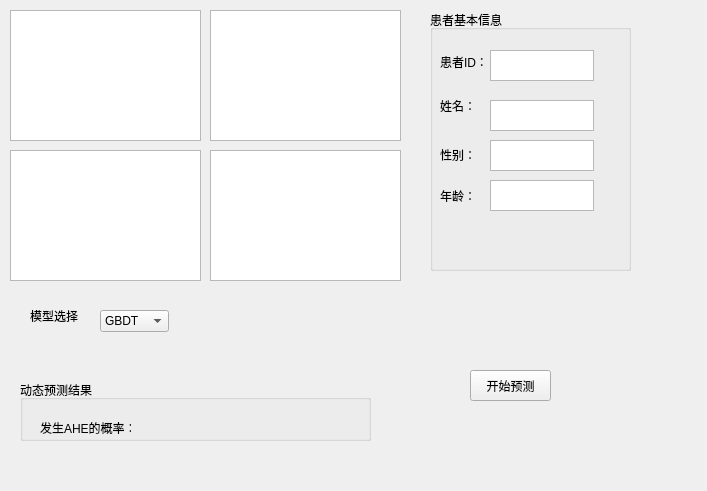
<?xml version="1.0" encoding="UTF-8"?>
<ui version="4.0">
 <class>Form</class>
 <widget class="QWidget" name="Form">
  <property name="geometry">
   <rect>
    <x>0</x>
    <y>0</y>
    <width>707</width>
    <height>491</height>
   </rect>
  </property>
  <property name="windowTitle">
   <string>ICU患者急性低血压预警系统V1.0</string>
  </property>
  <widget class="QGroupBox" name="groupBox">
   <property name="geometry">
    <rect>
     <x>430</x>
     <y>10</y>
     <width>201</width>
     <height>261</height>
    </rect>
   </property>
   <property name="title">
    <string>患者基本信息</string>
   </property>
   <widget class="QLabel" name="label">
    <property name="geometry">
     <rect>
      <x>10</x>
      <y>30</y>
      <width>158</width>
      <height>44</height>
     </rect>
    </property>
    <property name="text">
     <string>患者ID：</string>
    </property>
   </widget>
   <widget class="QPlainTextEdit" name="plainTextEdit_4">
    <property name="geometry">
     <rect>
      <x>60</x>
      <y>40</y>
      <width>104</width>
      <height>31</height>
     </rect>
    </property>
   </widget>
   <widget class="QLabel" name="label_4">
    <property name="geometry">
     <rect>
      <x>10</x>
      <y>110</y>
      <width>158</width>
      <height>69</height>
     </rect>
    </property>
    <property name="text">
     <string>性别：</string>
    </property>
   </widget>
   <widget class="QLabel" name="label_5">
    <property name="geometry">
     <rect>
      <x>10</x>
      <y>70</y>
      <width>91</width>
      <height>51</height>
     </rect>
    </property>
    <property name="text">
     <string>姓名：</string>
    </property>
   </widget>
   <widget class="QLabel" name="label_3">
    <property name="geometry">
     <rect>
      <x>10</x>
      <y>160</y>
      <width>158</width>
      <height>51</height>
     </rect>
    </property>
    <property name="text">
     <string>年龄：</string>
    </property>
   </widget>
   <widget class="QPlainTextEdit" name="plainTextEdit">
    <property name="geometry">
     <rect>
      <x>60</x>
      <y>90</y>
      <width>104</width>
      <height>31</height>
     </rect>
    </property>
   </widget>
   <widget class="QPlainTextEdit" name="plainTextEdit_3">
    <property name="geometry">
     <rect>
      <x>60</x>
      <y>130</y>
      <width>104</width>
      <height>31</height>
     </rect>
    </property>
   </widget>
   <widget class="QPlainTextEdit" name="plainTextEdit_5">
    <property name="geometry">
     <rect>
      <x>60</x>
      <y>170</y>
      <width>104</width>
      <height>31</height>
     </rect>
    </property>
   </widget>
  </widget>
  <widget class="QGraphicsView" name="graphicsView">
   <property name="geometry">
    <rect>
     <x>10</x>
     <y>10</y>
     <width>191</width>
     <height>131</height>
    </rect>
   </property>
  </widget>
  <widget class="QGraphicsView" name="graphicsView_2">
   <property name="geometry">
    <rect>
     <x>210</x>
     <y>10</y>
     <width>191</width>
     <height>131</height>
    </rect>
   </property>
  </widget>
  <widget class="QGraphicsView" name="graphicsView_3">
   <property name="geometry">
    <rect>
     <x>210</x>
     <y>150</y>
     <width>191</width>
     <height>131</height>
    </rect>
   </property>
  </widget>
  <widget class="QGraphicsView" name="graphicsView_4">
   <property name="geometry">
    <rect>
     <x>10</x>
     <y>150</y>
     <width>191</width>
     <height>131</height>
    </rect>
   </property>
  </widget>
  <widget class="QLabel" name="label_2">
   <property name="geometry">
    <rect>
     <x>30</x>
     <y>310</y>
     <width>54</width>
     <height>12</height>
    </rect>
   </property>
   <property name="text">
    <string>模型选择</string>
   </property>
  </widget>
  <widget class="QComboBox" name="comboBox">
   <property name="geometry">
    <rect>
     <x>100</x>
     <y>310</y>
     <width>69</width>
     <height>22</height>
    </rect>
   </property>
   <item>
    <property name="text">
     <string>GBDT</string>
    </property>
   </item>
   <item>
    <property name="text">
     <string>SVM</string>
    </property>
   </item>
   <item>
    <property name="text">
     <string>LR</string>
    </property>
   </item>
   <item>
    <property name="text">
     <string>XGB</string>
    </property>
   </item>
   <item>
    <property name="text">
     <string>RF</string>
    </property>
   </item>
   <item>
    <property name="text">
     <string>AdaBoost</string>
    </property>
   </item>
   <item>
    <property name="text">
     <string>Ensemble</string>
    </property>
   </item>
  </widget>
  <widget class="QGroupBox" name="groupBox_2">
   <property name="geometry">
    <rect>
     <x>20</x>
     <y>380</y>
     <width>351</width>
     <height>61</height>
    </rect>
   </property>
   <property name="title">
    <string>动态预测结果</string>
   </property>
   <widget class="QLabel" name="label_10">
    <property name="geometry">
     <rect>
      <x>20</x>
      <y>40</y>
      <width>91</width>
      <height>16</height>
     </rect>
    </property>
    <property name="text">
     <string>发生AHE的概率：</string>
    </property>
   </widget>
  </widget>
  <widget class="QPushButton" name="pushButton">
   <property name="geometry">
    <rect>
     <x>470</x>
     <y>370</y>
     <width>81</width>
     <height>31</height>
    </rect>
   </property>
   <property name="text">
    <string>开始预测</string>
   </property>
  </widget>
 </widget>
 <resources/>
 <connections/>
</ui>
